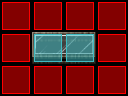

Rendered tile map (Tiled .tmx) drawn with the repository's tilesets; below, a short description and the map source with its tile grids summarised:
An orthogonal 4x3 tile map with 32x32 px tiles, 3 tile layers (objects, collision, buffer), 1 hidden layer not drawn, 6 tilesets.

<map version="1.0" orientation="orthogonal" width="4" height="3" tilewidth="32" tileheight="32">
 <tileset firstgid="1" name="furniture-modern" tilewidth="32" tileheight="32">
  <image source="../maps/graphics/tiles/furniture-modern.png" width="512" height="512" />
 </tileset>
 <tileset firstgid="257" name="furniture-placement" tilewidth="32" tileheight="32">
  <image source="../maps/graphics/tiles/furniture-placement.png" width="64" height="64" />
  <tile id="2">
   <properties>
    <property name="constraint" value="ground" />
   </properties>
  </tile>
  <tile id="3">
   <properties>
    <property name="constraint" value="wall" />
   </properties>
  </tile>
 </tileset>
 <tileset firstgid="261" name="collision" tilewidth="32" tileheight="32">
  <image source="../maps/graphics/tiles/collision.png" width="64" height="64" />
  <tile id="0">
   <properties>
    <property name="collision" value="short" />
   </properties>
  </tile>
 </tileset>
 <tileset firstgid="265" name="furniture-lab" tilewidth="32" tileheight="32">
  <image source="../maps/graphics/tiles/furniture-lab.png" width="512" height="512" />
 </tileset>
 <tileset firstgid="521" name="future-obj3" tilewidth="32" tileheight="32">
  <image source="../image-atlases/future-obj3.png" width="512" height="512" />
 </tileset>
 <tileset firstgid="777" name="future-obj4" tilewidth="32" tileheight="32">
  <image source="../image-atlases/future-obj4.png" width="512" height="512" />
 </tileset>
 <layer name="objects" width="4" height="3">
  <data>[12 cells, 2 non-empty, 2 distinct tile ids]</data>
 </layer>
 <layer name="constraints" width="4" height="3" visible="0">
  <data>[12 cells, 2 non-empty, 1 distinct tile ids]</data>
 </layer>
 <layer name="collision" width="4" height="3">
  <data>[12 cells, 2 non-empty, 1 distinct tile ids]</data>
 </layer>
 <layer name="buffer" width="4" height="3">
  <data>[12 cells, 10 non-empty, 1 distinct tile ids]</data>
 </layer>
</map>
